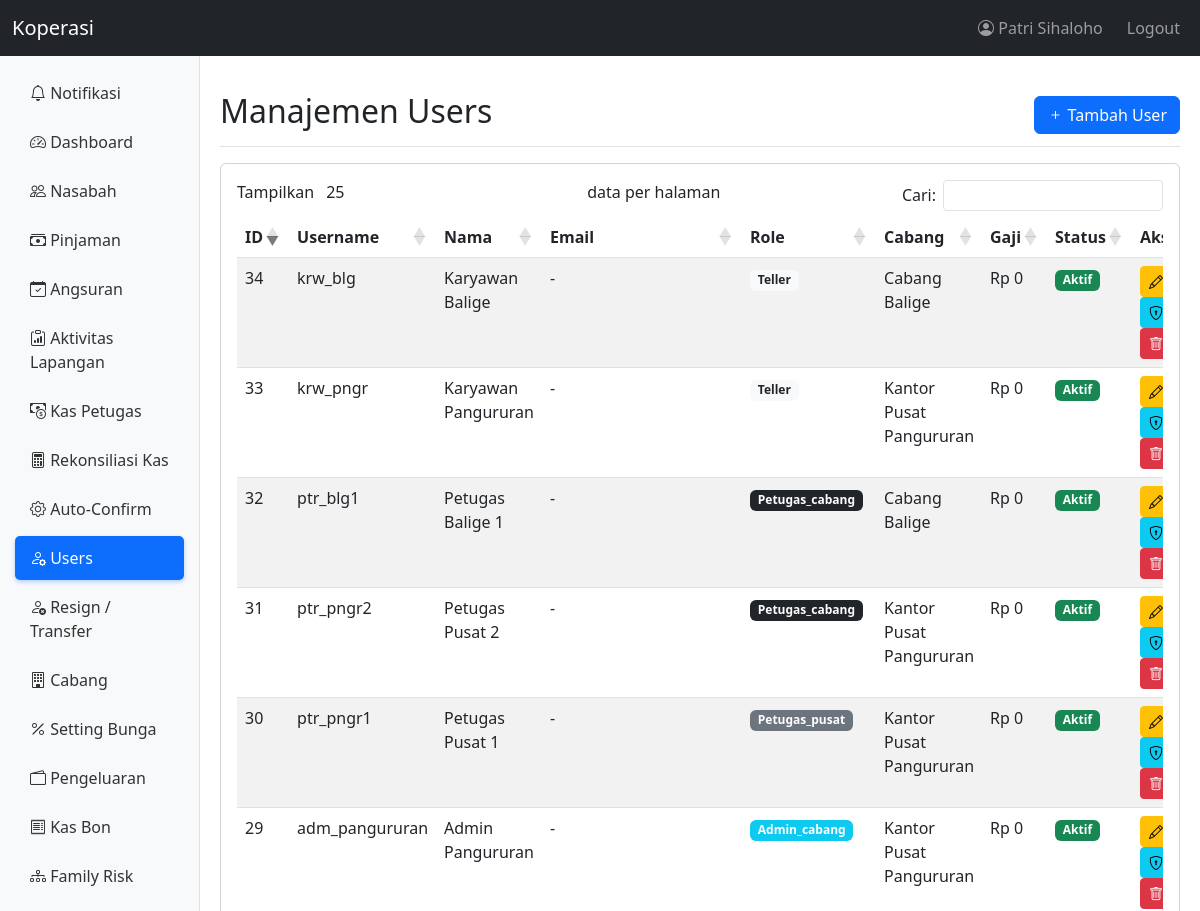
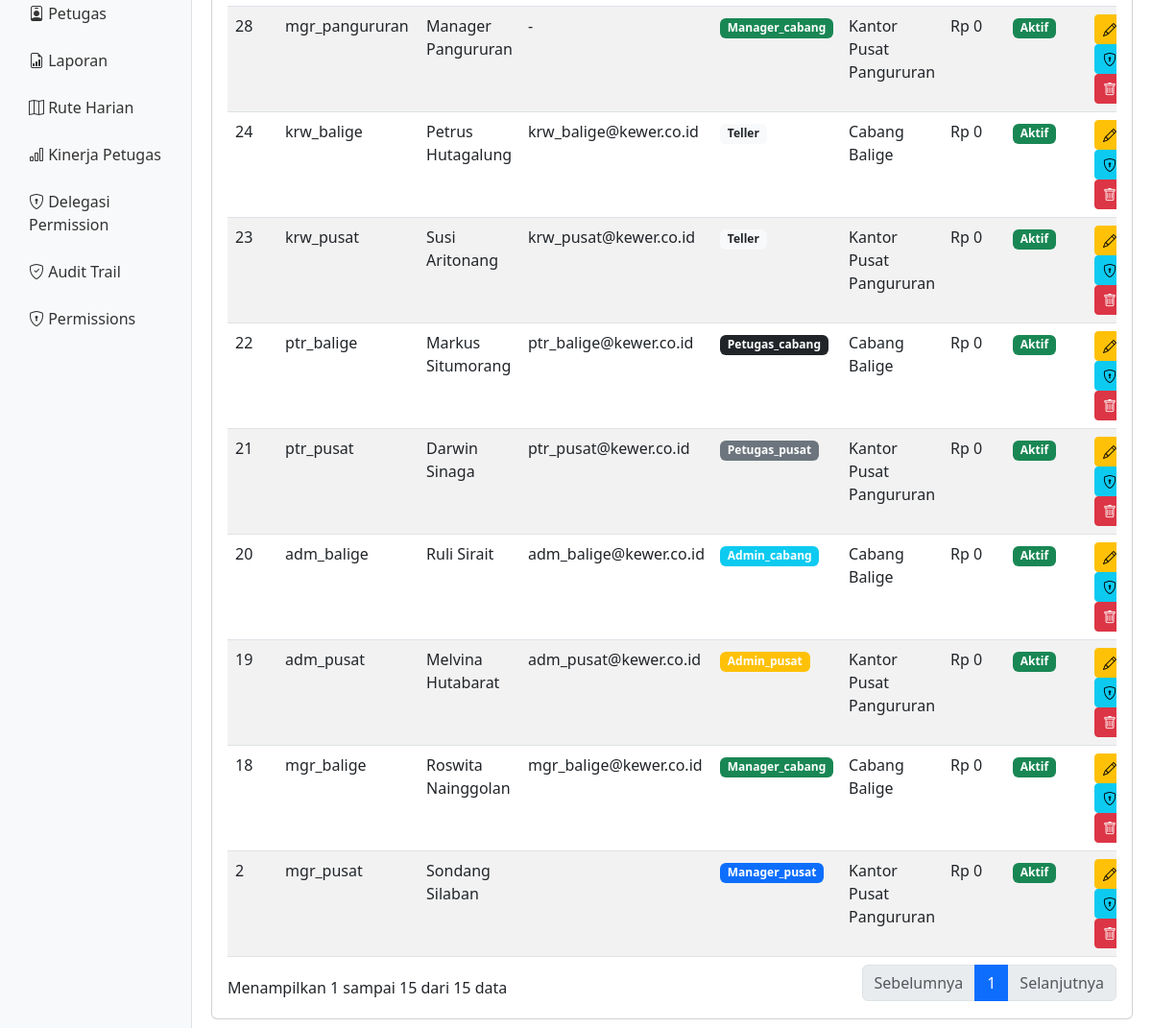
The page /pages/users/index.php (signed in) on the database its author committed (2 pictures, top to bottom).
### tables this page shows
CREATE TABLE `users` (
  `id` int(11) NOT NULL AUTO_INCREMENT,
  `username` varchar(50) NOT NULL,
  `password` varchar(255) NOT NULL,
  `nama` varchar(100) NOT NULL,
  `ktp` varchar(16) DEFAULT NULL COMMENT 'NIK KTP - identitas global via db_orang',
  `email` varchar(100) DEFAULT NULL,
  `telp` varchar(20) DEFAULT NULL,
  `role` varchar(50) NOT NULL DEFAULT 'teller',
  `owner_bos_id` int(10) unsigned DEFAULT NULL,
  `cabang_id` int(11) DEFAULT NULL,
  `derived_permissions` longtext DEFAULT NULL CHECK (json_valid(`derived_permissions`)),
  `status` enum('aktif','nonaktif') NOT NULL DEFAULT 'aktif',
  `created_at` timestamp NOT NULL DEFAULT current_timestamp(),
  `updated_at` timestamp NOT NULL DEFAULT current_timestamp() ON UPDATE current_timestamp(),
  `limit_kasbon` decimal(12,0) DEFAULT 0,
  `gaji` decimal(12,0) DEFAULT 0,
  `tanggal_lahir` date DEFAULT NULL,
  `tanggal_masuk` date DEFAULT NULL,
  `db_orang_person_id` int(11) DEFAULT NULL,
  `totp_secret` varchar(64) DEFAULT NULL,
  `totp_enabled` tinyint(1) DEFAULT 0,
  `totp_verified_at` timestamp NULL DEFAULT NULL,
  `phone_2fa` varchar(20) DEFAULT NULL,
  PRIMARY KEY (`id`),
  UNIQUE KEY `username` (`username`),
  KEY `idx_owner_bos_id` (`owner_bos_id`),
  KEY `idx_db_orang_person` (`db_orang_person_id`),
  KEY `idx_users_ktp` (`ktp`),
  KEY `idx_users_cabang` (`cabang_id`),
  KEY `idx_users_owner_bos` (`owner_bos_id`),
  KEY `idx_users_role_status` (`role`,`status`),
  KEY `idx_users_id` (`id`),
  CONSTRAINT `fk_users_cabang` FOREIGN KEY (`cabang_id`) REFERENCES `cabang` (`id`) ON DELETE SET NULL ON UPDATE CASCADE,
  CONSTRAINT `fk_users_db_orang_person` FOREIGN KEY (`db_orang_person_id`) REFERENCES `db_orang`.`people` (`id`) ON DELETE SET NULL ON UPDATE CASCADE
);

CREATE TABLE `cabang` (
  `id` int(11) NOT NULL AUTO_INCREMENT,
  `cooperative_id` int(10) unsigned DEFAULT NULL,
  `kode_cabang` varchar(10) NOT NULL,
  `nama_cabang` varchar(100) NOT NULL,
  `alamat` text DEFAULT NULL,
  `telp` varchar(20) DEFAULT NULL,
  `email` varchar(100) DEFAULT NULL,
  `kota` varchar(50) DEFAULT NULL,
  `provinsi` varchar(50) DEFAULT NULL,
  `kode_pos` varchar(10) DEFAULT NULL,
  `province_id` int(10) unsigned DEFAULT NULL,
  `regency_id` int(10) unsigned DEFAULT NULL,
  `district_id` int(10) unsigned DEFAULT NULL,
  `village_id` int(10) unsigned DEFAULT NULL,
  `db_orang_person_id` int(11) DEFAULT NULL COMMENT 'person record for branch address',
  `status` enum('aktif','nonaktif') NOT NULL DEFAULT 'aktif',
  `is_headquarters` tinyint(1) DEFAULT 0,
  `headquarters_id` int(10) unsigned DEFAULT NULL,
  `owner_bos_id` int(10) unsigned DEFAULT NULL,
  `created_by_user_id` int(10) unsigned DEFAULT NULL,
  `created_at` timestamp NOT NULL DEFAULT current_timestamp(),
  `updated_at` timestamp NOT NULL DEFAULT current_timestamp() ON UPDATE current_timestamp(),
  `latitude` decimal(10,8) DEFAULT NULL COMMENT 'GPS latitude for geofencing',
  `longitude` decimal(11,8) DEFAULT NULL COMMENT 'GPS longitude for geofencing',
  `geofence_radius` int(11) DEFAULT 5000 COMMENT 'Geofence radius in meters (default 5km)',
  PRIMARY KEY (`id`),
  UNIQUE KEY `kode_cabang` (`kode_cabang`),
  KEY `idx_owner_bos_id` (`owner_bos_id`),
  KEY `idx_created_by_user_id` (`created_by_user_id`),
  KEY `idx_cooperative_id` (`cooperative_id`),
  KEY `idx_headquarters_id` (`headquarters_id`),
  KEY `idx_db_orang_person` (`db_orang_person_id`),
  KEY `idx_cabang_owner_bos` (`owner_bos_id`),
  KEY `idx_cabang_id` (`id`),
  KEY `idx_cabang_gps` (`latitude`,`longitude`),
  CONSTRAINT `fk_cabang_db_orang_person` FOREIGN KEY (`db_orang_person_id`) REFERENCES `db_orang`.`people` (`id`) ON DELETE SET NULL ON UPDATE CASCADE
);

### pages/users/index.php (the view, shortened to what the rows shown need)
<?php
require_once __DIR__ . '/../../config/path.php';
require_once BASE_PATH . '/includes/functions.php';
$currentUser = getCurrentUser();
$role = $currentUser['role'];
$user_cabang_id = $currentUser['cabang_id'] ?? null;
if ($role === 'appOwner') {
    $users = query("SELECT u.*, c.nama_cabang FROM users u LEFT JOIN cabang c ON u.cabang_id = c.id WHERE u.role != 'appOwner' ORDER BY u.created_at DESC");
} elseif ($role === 'bos') {
    $owned_cabangs = getBosOwnedCabangIds();
    if (!empty($owned_cabangs)) {
        $placeholders = implode(',', array_fill(0, count($owned_cabangs), '?'));
        $users = query("SELECT u.*, c.nama_cabang FROM users u LEFT JOIN cabang c ON u.cabang_id = c.id WHERE u.cabang_id IN ($placeholders) AND u.role != 'appOwner' AND u.role != 'bos' ORDER BY u.created_at DESC", $owned_cabangs);
    } else {
        $users = [];
    }
} elseif (in_array($role, ['manager_pusat', 'admin_pusat'])) {
    $users = query("SELECT u.*, c.nama_cabang FROM users u LEFT JOIN cabang c ON u.cabang_id = c.id WHERE u.role != 'appOwner' ORDER BY u.created_at DESC");
} else {
    if ($user_cabang_id) {
        $users = query("SELECT u.*, c.nama_cabang FROM users u LEFT JOIN cabang c ON u.cabang_id = c.id WHERE u.cabang_id = ? AND u.role != 'appOwner' ORDER BY u.created_at DESC", [$user_cabang_id]);
    } else {
        $users = [];
    }
}
?>
<!DOCTYPE html>
<html lang="id">
<head>
    <link href="https://cdn.jsdelivr.net/npm/bootstrap@5.3.0/dist/css/bootstrap.min.css" rel="stylesheet">
    <link rel="stylesheet" href="https://cdn.jsdelivr.net/npm/bootstrap-icons@1.10.0/font/bootstrap-icons.css">
    <link rel="stylesheet" href="https://cdn.datatables.net/1.13.6/css/dataTables.bootstrap5.min.css">
    <link rel="stylesheet" href="https://cdn.jsdelivr.net/npm/select2@4.1.0-rc.0/dist/css/select2.min.css">
    <link rel="stylesheet" href="https://cdn.jsdelivr.net/npm/select2-bootstrap-5-theme@1.3.0/dist/select2-bootstrap-5-theme.min.css">
    <link rel="stylesheet" href="https://cdn.jsdelivr.net/npm/flatpickr@4.6.13/dist/flatpickr.min.css">
    <link rel="stylesheet" href="https://cdn.jsdelivr.net/npm/flatpickr@4.6.13/dist/themes/light.css">
</head>
<body>
    <div class="main-container">
        <?php require_once BASE_PATH . '/includes/sidebar.php'; ?>
        <main class="content-area">
                <div class="d-flex justify-content-between flex-wrap flex-md-nowrap align-items-center pt-3 pb-2 mb-3 border-bottom">
                    <h1 class="h2">Manajemen Users</h1>
                </div>
                <div class="card">
                    <div class="card-body">
                        <div class="table-responsive">
                            <table class="table table-striped table-hover" id="usersTable">
                                <thead>
                                    <tr>
                                        <th>ID</th>
                                        <th>Username</th>
                                        <th>Nama</th>
                                        <th>Email</th>
                                        <th>Role</th>
                                        <th>Cabang</th>
                                        <th>Gaji</th>
                                        <th>Status</th>
                                        <th>Aksi</th>
                                    </tr>
                                </thead>
                                <tbody>
                                    <?php foreach ($users as $u): ?>
                                    <tr>
                                        <td><?= $u['id'] ?></td>
                                        <td><?= $u['username'] ?></td>
                                        <td><?= $u['nama'] ?></td>
                                        <td><?= $u['email'] ?? '-' ?></td>
                                        <td>
                                            <?php
                                            $roleColors = [
                                                'bos' => 'danger',
                                                'manager_pusat' => 'primary',
                                                'manager_cabang' => 'success',
                                                'admin_pusat' => 'warning',
                                                'admin_cabang' => 'info',
                                                'petugas_pusat' => 'secondary',
                                                'petugas_cabang' => 'dark',
                                                'teller' => 'light text-dark'
                                            ];
                                            ?>
                                            <span class="badge bg-<?= $roleColors[$u['role']] ?? 'secondary' ?>">
                                                <?= ucfirst($u['role']) ?>
                                            </span>
                                        </td>
                                        <td><?= $u['nama_cabang'] ?? '-' ?></td>
                                        <td><?= formatRupiah($u['gaji'] ?? 0) ?></td>
                                        <td>
                                            <?php if ($u['status'] == 'aktif'): ?>
                                                <span class="badge bg-success">Aktif</span>
                                            <?php else: ?>
                                                <span class="badge bg-danger">Nonaktif</span>
                                            <?php endif; ?>
                                        </td>
                                        <td>
                                            <a href="edit.php?id=<?= $u['id'] ?>" class="btn btn-sm btn-warning">
                                                <i class="bi bi-pencil"></i>
                                            </a>
                                            <?php if (hasPermission('assign_permissions') && canManageRole($u['role'])): ?>
                                            <a href="permissions/index.php?user_id=<?= $u['id'] ?>" class="btn btn-sm btn-info">
                                                <i class="bi bi-shield-lock"></i>
                                            </a>
                                            <?php endif; ?>
                                            <?php if ($u['id'] != getCurrentUser()['id']): ?>
                                            <a href="hapus.php?id=<?= $u['id'] ?>" class="btn btn-sm btn-danger" onclick="return confirm('Hapus user ini?')">
                                                <i class="bi bi-trash"></i>
                                            </a>
                                            <?php endif; ?>
                                        </td>
                                    </tr>
                                    <?php endforeach; ?>
                                </tbody>
                            </table>
                        </div>
                    </div>
                </div>
            </main>
        </div>
</body>
</html>

### includes/sidebar.php (shortened to what the rows shown need)
<?php
$user = getCurrentUser();
?>
<nav class="navbar navbar-expand-lg navbar-dark bg-dark">
    <div class="container-fluid">
        <div class="navbar-nav ms-auto">
            <span class="navbar-text me-3">
                <i class="bi bi-person-circle"></i> <?php echo htmlspecialchars($user['nama']); ?>
            </span>
            <a class="nav-link" href="<?php echo baseUrl('logout.php'); ?>">Logout</a>
        </div>
    </div>
</nav>

### rows shown on the page
users: nama "Patri Sihaloho"
users: id "28", username "mgr_pangururan", nama "Manager Pangururan", email "-", role "Manager_cabang", cabang.nama_cabang "Kantor Pusat Pangururan", gaji "Rp 0", status "Aktif"
users: id "29", username "adm_pangururan", nama "Admin Pangururan", email "-", role "Admin_cabang", cabang.nama_cabang "Kantor Pusat Pangururan", gaji "Rp 0", status "Aktif"
users: id "30", username "ptr_pngr1", nama "Petugas Pusat 1", email "-", role "Petugas_pusat", cabang.nama_cabang "Kantor Pusat Pangururan", gaji "Rp 0", status "Aktif"
users: id "31", username "ptr_pngr2", nama "Petugas Pusat 2", email "-", role "Petugas_cabang", cabang.nama_cabang "Kantor Pusat Pangururan", gaji "Rp 0", status "Aktif"
users: id "32", username "ptr_blg1", nama "Petugas Balige 1", email "-", role "Petugas_cabang", cabang.nama_cabang "Cabang Balige", gaji "Rp 0", status "Aktif"
users: id "33", username "krw_pngr", nama "Karyawan Pangururan", email "-", role "Teller", cabang.nama_cabang "Kantor Pusat Pangururan", gaji "Rp 0", status "Aktif"
users: id "34", username "krw_blg", nama "Karyawan Balige", email "-", role "Teller", cabang.nama_cabang "Cabang Balige", gaji "Rp 0", status "Aktif"
users: id "18", username "mgr_balige", nama "Roswita Nainggolan", email "mgr_balige@kewer.co.id", role "Manager_cabang", cabang.nama_cabang "Cabang Balige", gaji "Rp 0", status "Aktif"
users: id "19", username "adm_pusat", nama "Melvina Hutabarat", email "adm_pusat@kewer.co.id", role "Admin_pusat", cabang.nama_cabang "Kantor Pusat Pangururan", gaji "Rp 0", status "Aktif"
users: id "20", username "adm_balige", nama "Ruli Sirait", email "adm_balige@kewer.co.id", role "Admin_cabang", cabang.nama_cabang "Cabang Balige", gaji "Rp 0", status "Aktif"
users: id "21", username "ptr_pusat", nama "Darwin Sinaga", email "ptr_pusat@kewer.co.id", role "Petugas_pusat", cabang.nama_cabang "Kantor Pusat Pangururan", gaji "Rp 0", status "Aktif"
users: id "22", username "ptr_balige", nama "Markus Situmorang", email "ptr_balige@kewer.co.id", role "Petugas_cabang", cabang.nama_cabang "Cabang Balige", gaji "Rp 0", status "Aktif"
users: id "23", username "krw_pusat", nama "Susi Aritonang", email "krw_pusat@kewer.co.id", role "Teller", cabang.nama_cabang "Kantor Pusat Pangururan", gaji "Rp 0", status "Aktif"
users: id "24", username "krw_balige", nama "Petrus Hutagalung", email "krw_balige@kewer.co.id", role "Teller", cabang.nama_cabang "Cabang Balige", gaji "Rp 0", status "Aktif"
users: id "2", username "mgr_pusat", nama "Sondang Silaban", role "Manager_pusat", cabang.nama_cabang "Kantor Pusat Pangururan", gaji "Rp 0", status "Aktif"

### other values the page prints
APP_NAME "Koperasi"
